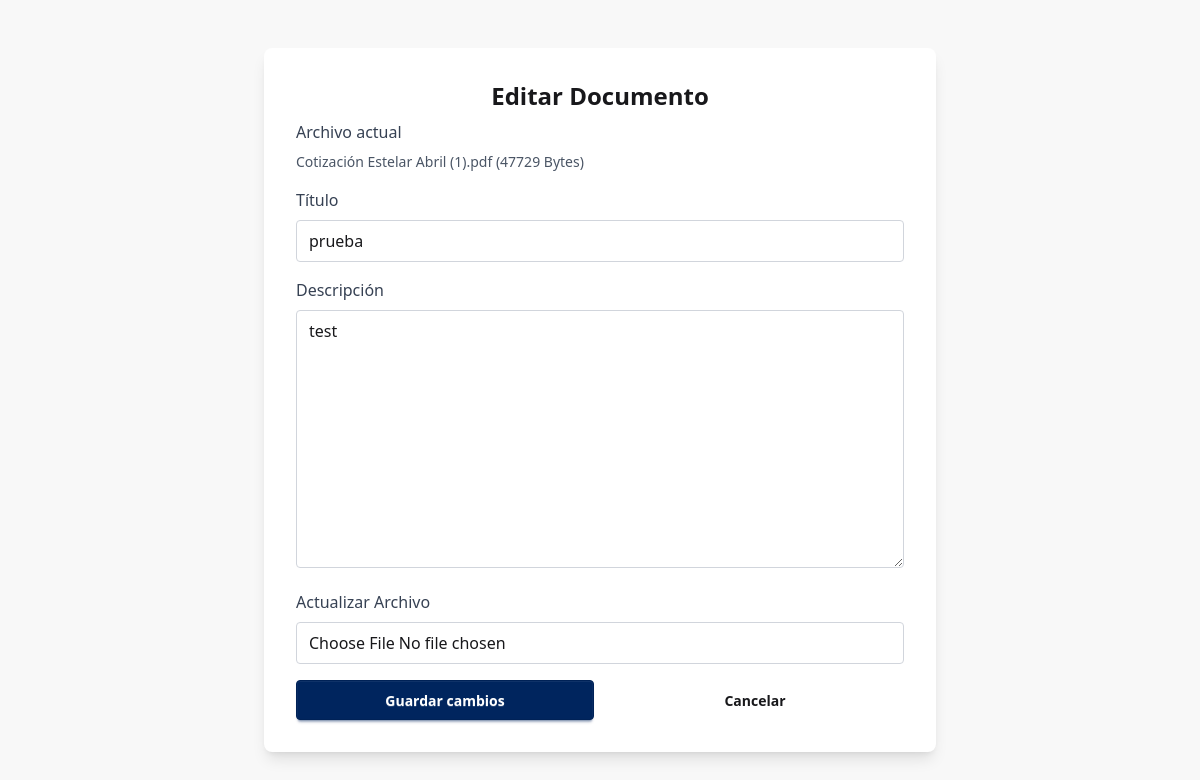
/library/view/1/edit/ (signed in), run on the app's committed database.
### library/models.py (models this page shows, shortened)
class Tutorial(models.Model):
    titulo = models.CharField(max_length=180)
    descripcion = models.TextField(blank=True)
    archivo = models.FileField(upload_to=tutorial_upload_path)
    archivo_path = models.CharField(max_length=255, editable=False, default='')
    nombre_original = models.CharField(max_length=255, editable=False, default='')
    extension = models.CharField(max_length=20, editable=False, default='')
    mime_type = models.CharField(max_length=100, editable=False, default='application/octet-stream')
    tamano_bytes = models.BigIntegerField(editable=False, default=0)
    creado_en = models.DateTimeField(auto_now_add=True)
    actualizado_en = models.DateTimeField(auto_now=True)
    class Meta:
        ordering = ['-creado_en']

### library/views.py (the view)
# urls.py: path('view/<int:tutorial_id>/edit/', views.library_edit, name='library_edit'),
@login_required
def library_edit(request, tutorial_id):
    tutorial = get_object_or_404(Tutorial, pk=tutorial_id)
    if request.method == 'POST':
        form = TutorialForm(request.POST, request.FILES, instance=tutorial)
        if form.is_valid():
            form.save()
            messages.success(request, 'Documento actualizado correctamente.')
            return redirect('library_view')
    else:
        form = TutorialForm(instance=tutorial)
    return render(request, 'library_edit.html', {'form': form, 'tutorial': tutorial})

### library/templates/library_edit.html (shortened to what this page needs)
{% extends 'base.html' %}
{% block content %}
<div class="flex items-center justify-center h-full">
    <div class="w-full max-w-2xl bg-base-100 p-8 rounded-lg shadow-lg">
        <h2 class="text-2xl font-bold mb-2 text-center">Editar Documento</h2>
        <form method="post" enctype="multipart/form-data" class="space-y-4">
            <div>
                <label class="block text-gray-700 mb-2">Archivo actual</label>
                <p class="text-sm text-gray-600">{{ tutorial.nombre_original }} ({{ tutorial.tamano_bytes }} Bytes)</p>
            </div>
            {% for field in form.visible_fields %}
                <div>
                    <label for="{{ field.id_for_label }}" class="block text-gray-700 mb-2">{{ field.label }}</label>
                    {{ field }}
                </div>
            {% endfor %}
            <div class="flex flex-col sm:flex-row gap-3">
                <button type="submit" class="btn btn-primary flex-1">Guardar cambios</button>
                <a href="{% url 'library_view' %}" class="btn btn-ghost flex-1">Cancelar</a>
            </div>
        </form>
    </div>
</div>
{% endblock %}

### data on the page
Tutorial: nombre_original "Cotización Estelar Abril (1).pdf", tamano_bytes "47729", visible_fields "prueba" "test"

### other printed values
{{ field.label }} "Título" "Descripción" "Actualizar Archivo"
